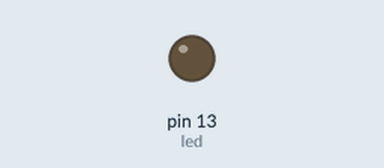
Bench run of a sketch on a simulated Arduino Uno, built with avr-gcc and run on an emulated ATmega328P. On the bench: output pins drawn as LEDs (lit = HIGH).

Above: at 1.5 s.
At 4.5 s:
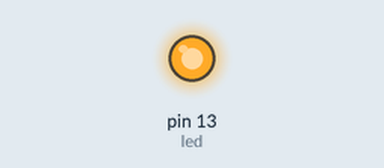
Timing chart, 0 to 7.8 s (numbered marks = the images above):
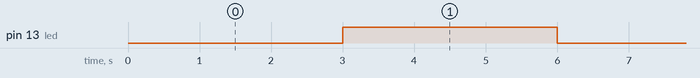

The sketch:

Blink_without_delay.ino
```cpp
int led = 13;
int long t;
boolean state;

void setup() {
  // initialize the digital pin as an output.
  pinMode(led, OUTPUT);
  state=LOW;
t=millis();
}

// the loop routine runs over and over again forever:
void loop() {
  if((millis()-t)>=3000){ //3000 is the delay time
    if(state==LOW){
      digitalWrite(led, HIGH);
      state=HIGH;
    }
    else
    {
      digitalWrite(led, LOW);
      state=LOW;
    }
   t=millis();
}
}
```

Measured:
- by itself, pin 13 (led): alternates HIGH for 3.0 s and LOW for 3.0 s
